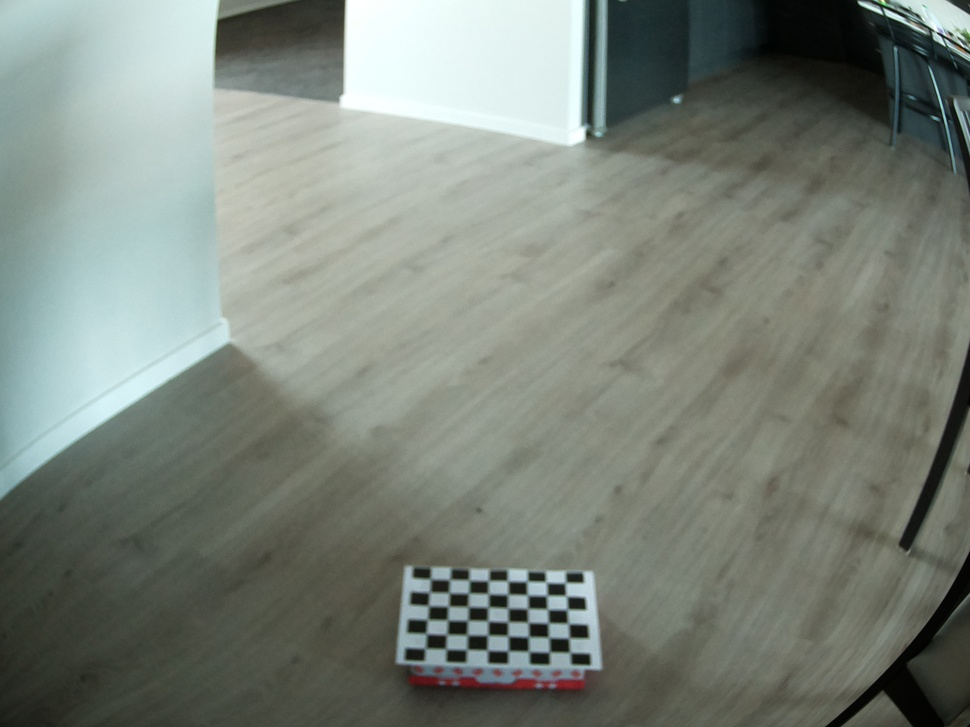
#> input picture images/cam0_img0.jpg_1remap.jpg, 970 x 727 px, shrunk from 4056 x 3040 before the run; its folder holds only this picture in this run
$ python my_cam_calibration.py
#> lines starting #> are read from the running program, lines starting #| are printed output that depends on the picture; long printed decimals are rounded
### camera_calibration.py
#!/usr/bin/env python3
# -*- coding: utf-8 -*-
"""
Created on Tue Feb 13 11:03:39 2018

@author: abhijit
"""

# Python 2/3 compatibility
from __future__ import print_function
# this is important else throws error
from mpl_toolkits.mplot3d import Axes3D

from matplotlib import cm
from numpy import linspace

import numpy as np
import cv2
import matplotlib.pyplot as plt
# local modules

# built-in modules
import os
from multiprocessing.dummy import Pool as ThreadPool
import argparse
from argparse import RawTextHelpFormatter
import glob
import pickle
import pandas as pd


class Camera_Calibration_API:
    """ A complete API to calibrate camera with chessboard or symmetric_circles or asymmetric_circles.
        also runs on multi-threads

    Constructor keyword arguments:
    pattern_type --str: One of ['chessboard','symmetric_circles,'asymmetric_circles','custom'] (No default)
    pattern_rows --int: Number of pattern points along row (No default)
    pattern_columns --int: Number of pattern points along column (No default)
    distance_in_world_units --float: The distance between pattern points in any world unit. (Default 1.0)
    figsize: To set the figure size of the matplotlib.pyplot (Default (8,8))
    debug_dir --str: Optional path to a directory to save the images  (Default None)
                                 The images include :
                                 1.Points visulized on the calibration board
                                 2.Reprojection error plot
                                 3.Pattern centric and camera centric views of the calibration board
    term_criteria: The termination criteria for the subpixel refinement (Default: (cv2.TERM_CRITERIA_EPS + cv2.TERM_CRITERIA_COUNT, 30, 0.001))

    """

    def __init__(self,
                 pattern_type,
                 pattern_rows,
                 pattern_columns,
                 distance_in_world_units = 1.0,
                 figsize = (8,8),
                 debug_dir = None,
                 term_criteria = (cv2.TERM_CRITERIA_EPS + cv2.TERM_CRITERIA_COUNT, 30, 0.001)
                 ):

        pattern_types = ["chessboard","symmetric_circles","asymmetric_circles","custom"]

        assert pattern_type in pattern_types, "pattern type must be one of {}".format(pattern_types)

        self.pattern_type = pattern_type
        self.pattern_rows = pattern_rows
        self.pattern_columns = pattern_columns
        self.distance_in_world_units = distance_in_world_units
        self.figsize = figsize
        self.debug_dir = debug_dir
        self.term_criteria = term_criteria
        self.subpixel_refinement = True #turn on or off subpixel refinement
        # on for chessboard
        # off for circular objects
        # set accordingly for custom pattern
        # NOTE: turining on subpixel refinement for circles gives a very high
        # reprojection error.
        if self.pattern_type in ["asymmetric_circles","symmetric_circles"]:
            self.subpixel_refinement = False
            self.use_clustering = True
            # Setup Default SimpleBlobDetector parameters.
            self.blobParams = cv2.SimpleBlobDetector_Params()
            # Change thresholds
            self.blobParams.minThreshold = 8
            self.blobParams.maxThreshold = 255
            # Filter by Area.
            self.blobParams.filterByArea = True
            self.blobParams.minArea = 50     # minArea may be adjusted to suit for your experiment
            self.blobParams.maxArea = 10e5   # maxArea may be adjusted to suit for your experiment
            # Filter by Circularity
            self.blobParams.filterByCircularity = True
            self.blobParams.minCircularity = 0.8
            # Filter by Convexity
            self.blobParams.filterByConvexity = True
            self.blobParams.minConvexity = 0.87
            # Filter by Inertia
            self.blobParams.filterByInertia = True
            self.blobParams.minInertiaRatio = 0.01
        if self.pattern_type == "asymmetric_circles":
            self.double_count_in_column = True # count the double circles in asymmetrical circular grid along the column

        if self.debug_dir and not os.path.isdir(self.debug_dir):
            os.mkdir(self.debug_dir)

        print("The Camera Calibration API is initialized and ready for calibration...")

    @staticmethod
    def _splitfn(fn):
        path, fn = os.path.split(fn)
        name, ext = os.path.splitext(fn)
        return path, name, ext


    def _symmetric_world_points(self):
        x,y = np.meshgrid(range(self.pattern_columns),range(self.pattern_rows))
        prod = self.pattern_rows * self.pattern_columns
        pattern_points=np.hstack((x.reshape(prod,1),y.reshape(prod,1),np.zeros((prod,1)))).astype(np.float32)
        return(pattern_points)

    # [24 lines left out: function _asymmetric_world_points, not called in this run]

    def _chessboard_image_points(self,img):
        found, corners = cv2.findChessboardCorners(img,(self.pattern_columns,self.pattern_rows))
        return(found,corners)

    # [7 lines left out: function _circulargrid_image_points, not called in this run]

    def _calc_reprojection_error(self,figure_size=(8,8),save_dir=None):
        """
        Util function to Plot reprojection error
        """
        reprojection_error = []
        for i in range(len(self.calibration_df)):
            imgpoints2, _ = cv2.projectPoints(self.calibration_df.obj_points[i], self.calibration_df.rvecs[i], self.calibration_df.tvecs[i], self.camera_matrix, self.dist_coefs)
            temp_error = cv2.norm(self.calibration_df.img_points[i],imgpoints2, cv2.NORM_L2)/len(imgpoints2)
            reprojection_error.append(temp_error)
        self.calibration_df['reprojection_error'] = pd.Series(reprojection_error)
        avg_error = np.sum(np.array(reprojection_error))/len(self.calibration_df.obj_points)
        x = [os.path.basename(p) for p in self.calibration_df.image_names]
        y_mean = [avg_error]*len(self.calibration_df.image_names)
        fig,ax = plt.subplots()
        fig.set_figwidth(figure_size[0])
        fig.set_figheight(figure_size[1])
        # Plot the data
        ax.scatter(x,reprojection_error,label='Reprojection error', marker='o') #plot before
        # Plot the average line
        ax.plot(x,y_mean, label='Mean Reprojection error', linestyle='--')
        # Make a legend
        ax.legend(loc='upper right')
        for tick in ax.get_xticklabels():
            tick.set_rotation(90)
        # name x and y axis
        ax.set_title("Reprojection_error plot")
        ax.set_xlabel("Image_names")
        ax.set_ylabel("Reprojection error in pixels")

        if save_dir:
            plt.savefig(os.path.join(save_dir,"reprojection_error.png"))

        #plt.show()
        print("The Mean Reprojection Error in pixels is:  {}".format(avg_error))


    def calibrate_camera(self,
                         images_path_list,
                         threads = 4,
                         custom_world_points_function=None,
                         custom_image_points_function=None,
                         ):

        """ User facing method to calibrate the camera

        Keyword arguments

        images_path_list: A list containing full paths to calibration images (No default)
        threads --int: Number of threads to run the calibration (Default 4)
        custom_world_points_function --function: Must be given if pattern_type="custom", else leave at default (Default None)
        custom_image_points_function --function: Must be given if the patter_type="custom", else leave at default (Default None)

        A Note on custom_world_points_function() and custom_image_points_function()

        * custom_world_points_function(pattern_rows,pattern_columns):

        1) This function is responsible for calculating the 3-D world points of the given custom calibration pattern.
        2) Should take in two keyword arguments in the following order: Number of rows in pattern(int), Number of columns in pattern(int)
        3) Must return only a single numpy array of shape (M,3) and type np.float32 or np.float64 with M being the number of control points
           of the custom calibration pattern. The last column of the array (z axis) should be an array of 0
        4) The distance_in_world_units is not multiplied in this case. Hence, account for that inside the function before returning
        5) The world points must be ordered in this specific order : row by row, left to right in every row

        * custom_image_points_function(img,pattern_rows,pattern_columns):

        1) This function is responsible for finding the 2-D image points from the custom calibration image.
        2) Should take in 3 keyword arguments in the following order: image(numpy array),Number of rows in pattern(int), Number of columns in pattern(int)
        3) This must return 2 variables: return_value, image_points
        4) The first one is a boolean Representing whether all the control points in the calibration images are found
        5) The second one is a numpy array of shape (N,2) of type np.float32 containing the pixel coordinates or the image points of the control points.
           where N is the number of control points.
        6) This function should return True only if all the control points are detected (M = N)
        7) If all the control points are not detected, fillup the 2-D numpy array with 0s entirely and return with bool == False.


        OUTPUT
        Prints:
            The calibration log
            plots the reprojection error plot

        Returns:
                A dictionary with the follwing keys:
                    return_value of cv2.calibrate_camera --key:'rms'
                    camera intrinsic matrix --key: 'intrinsic_matrix'
                    distortion coeffs --key: 'distortion_coefficients'

        Saves:
            Optionally saves the following images if debug directory is specified in the constructor
                                 1.Points visulized on the calibration board
                                 2.Reprojection error plot

        """
#> called with threads = 4

        if self.pattern_type == "custom":
            assert custom_world_points_function is not None, "Must implement a custom_world_points_function for 'custom' pattern "
            assert custom_image_points_function is not None, "Must implement a custom_image_points_function for 'custom' pattern"

        # initialize place holders
        img_points = []
        obj_points = []
        working_images = []
        images_path_list.sort()
        print("There are {} {} images given for calibration".format(len(images_path_list),self.pattern_type))

        if self.pattern_type == "chessboard":
            pattern_points = self._symmetric_world_points() * self.distance_in_world_units

        elif self.pattern_type == "symmetric_circles":
            pattern_points = self._symmetric_world_points() * self.distance_in_world_units
            blobDetector = cv2.SimpleBlobDetector_create(self.blobParams)
            flags = cv2.CALIB_CB_SYMMETRIC_GRID
            if self.use_clustering:
                flags = cv2.CALIB_CB_SYMMETRIC_GRID + cv2.CALIB_CB_CLUSTERING

        elif self.pattern_type == "asymmetric_circles":
            pattern_points = self._asymmetric_world_points() * self.distance_in_world_units
            blobDetector = cv2.SimpleBlobDetector_create(self.blobParams)
            flags = cv2.CALIB_CB_ASYMMETRIC_GRID
            if self.use_clustering:
                flags = cv2.CALIB_CB_ASYMMETRIC_GRID + cv2.CALIB_CB_CLUSTERING

        elif self.pattern_type == "custom":
            pattern_points = custom_world_points_function(self.pattern_rows,self.pattern_columns)

        h, w = cv2.imread(images_path_list[0], 0).shape[:2]
#> h = 727; w = 970

        def process_single_image(img_path):
#> called with img_path = 'images/cam0_img0.jpg_1remap.jpg'
            print("Processing {}".format(img_path))
            img = cv2.imread(img_path,0) # gray scale
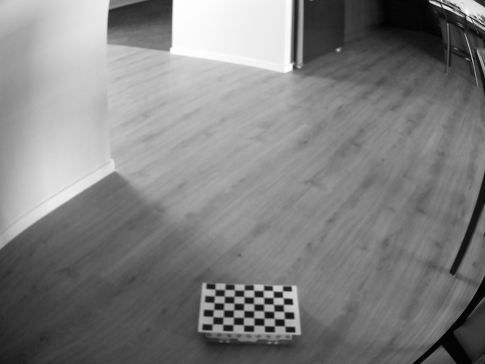
#> img: shape (727, 970) (shown at 1/2 size); min 0, max 255, mean 128.1
            if img is None:
                print("Failed to load {}".format(img_path))
                return None

            assert w == img.shape[1] and h == img.shape[0],"All the images must have same shape"

            if self.pattern_type == "chessboard":
                found,corners = self._chessboard_image_points(img)
#> in _chessboard_image_points, `found, corners = cv2.findChessboardCorners(img,(self.pattern_columns,s..`: found = True; corners = 48 rows, first 8: [425.5, 648.5], [425.7, 634.2], [427.3, 618], [428.5, 605.9], [428.2, 592.5], [431, 581], [445.9, 648.8], [446.2, 634.6]
#> found = True
            elif self.pattern_type == "asymmetric_circles" or self.pattern_type == "symmetric_circles":
                found,corners = self._circulargrid_image_points(img,flags,blobDetector)

            elif self.pattern_type == "custom":
                found,corners = custom_image_points_function(img,self.pattern_rows,self.pattern_columns)
                assert corners[0] == pattern_points[0], "custom_image_points_function should return a numpy array of length matching the number of control points in the image"

            if found:
                #self.working_images.append(img_path)
                if self.subpixel_refinement:
                    corners2 = cv2.cornerSubPix(img, corners, (11, 11), (-1, -1), self.term_criteria)
#> corners2 = 48 rows, first 8: [425.7, 650.3], [426.3, 633.6], [427.5, 619.5], [428.6, 605.5], [429.1, 599.7], [429.9, 585.3], [445.5, 650.4], [446.7, 634.5]
                else:
                    corners2 = corners.copy()

                if self.debug_dir:
                    vis = cv2.cvtColor(img, cv2.COLOR_GRAY2BGR)
                    cv2.drawChessboardCorners(vis, (self.pattern_columns,self.pattern_rows), corners2, found)
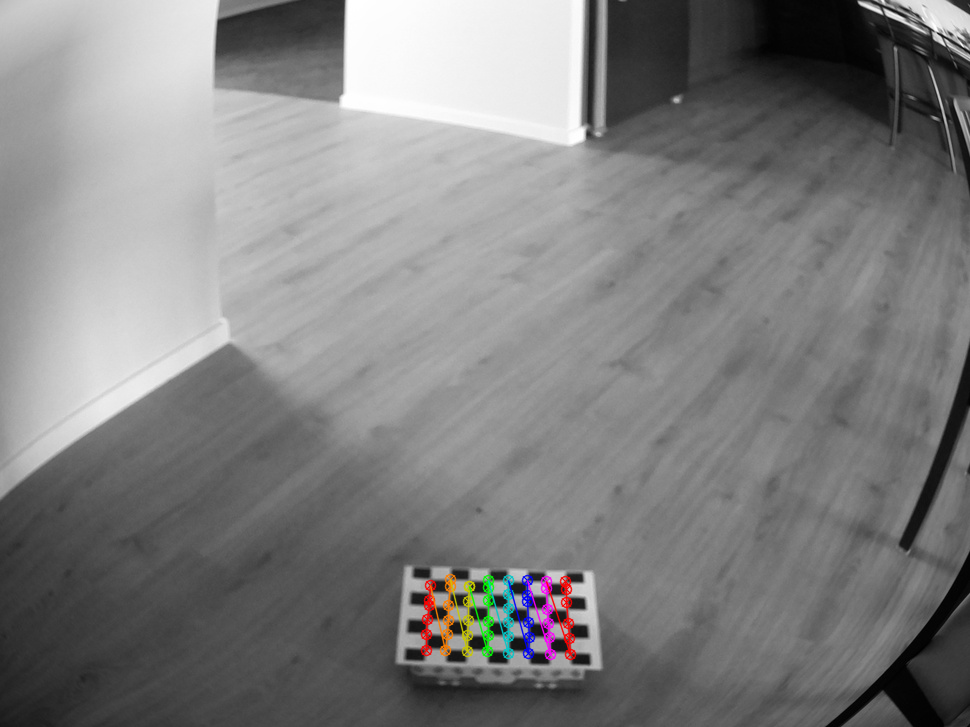
#> vis: shape (727, 970, 3); mean B, G, R 128, 128, 128.3
                    path, name, ext = self._splitfn(img_path)
                    outfile = os.path.join(self.debug_dir, name + '_pts_vis.jpg')
                    cv2.imwrite(outfile, vis)

            else:
                print("Calibration board NOT FOUND")
                return(None)
            print("Calibration board FOUND")
            return(img_path,corners2,pattern_points)

        threads_num = int(threads)
        if threads_num <= 1:
            calibrationBoards = [process_single_image(img_path) for img_path in images_path_list]
        else:
            print("Running with %d threads..." % threads_num)
            pool = ThreadPool(threads_num)
            calibrationBoards = pool.map(process_single_image, images_path_list)
#> calibrationBoards = 1 item

        calibrationBoards = [x for x in calibrationBoards if x is not None]
        for (img_path,corners, pattern_points) in calibrationBoards:
            working_images.append(img_path)
            img_points.append(corners)
            obj_points.append(pattern_points)
#> this loop made 1 pass
#> after the loop, img_points = 1 item; obj_points = 1 item; working_images = 1 item

        # combine it to a dataframe
        self.calibration_df = pd.DataFrame({"image_names":working_images,
                                       "img_points":img_points,
                                       "obj_points":obj_points,
                                       })
#> self.calibration_df = table of 1 rows and 3 columns
        self.calibration_df.sort_values("image_names")
        self.calibration_df = self.calibration_df.reset_index(drop=True)

        # calibrate the camera
        self.rms, self.camera_matrix, self.dist_coefs, rvecs, tvecs = cv2.calibrateCamera(self.calibration_df.obj_points, self.calibration_df.img_points, (w, h), None, None)
#> self.rms = 2.88; self.camera_matrix = [[631.3, 0, 571.1], [0, 317.7, 331.6], [0, 0, 1]]; self.dist_coefs = [[-0.348, 0.37, -0.0369, -0.0728, 0.037]]; rvecs = ([-0.0436, 0.303, -1.68],); tvecs = ([-193.5, 1305.3, 1289.9],)

        self.calibration_df['rvecs'] = pd.Series(rvecs)
        self.calibration_df['tvecs'] = pd.Series(tvecs)

        print("\nRMS:", self.rms)
#| RMS: 2.877
        print("camera matrix:\n", self.camera_matrix)
#| camera matrix:
#|  [[631.259   0.         571.105]
#|  [  0.         317.683 331.615]
#|  [  0.           0.           1.        ]]
        print("distortion coefficients: ", self.dist_coefs.ravel())
#| distortion coefficients:  [-0.3475  0.3703 -0.03689 -0.07282  0.03704]
        # plot the reprojection error graph
        self._calc_reprojection_error(figure_size=self.figsize,save_dir=self.debug_dir)
#> the loop in _calc_reprojection_error, `for i in range(len(self.calibration_df)):` made 1 pass
#> temp_error on pass 1: 0.415
#> after the loop in _calc_reprojection_error, `for i in range(len(self.calibration_df)):`: reprojection_error = [0.415]
#> in _calc_reprojection_error, `avg_error = np.sum(np.array(reprojection_error))/len(self.calibration_..`: avg_error = 0.415
#> in _calc_reprojection_error, `y_mean = [avg_error]*len(self.calibration_df.image_names)`: y_mean = [0.415]
#| The Mean Reprojection Error in pixels is:  0.4153

        result_dictionary = {
                             "rms":self.rms,
                             "intrinsic_matrix":self.camera_matrix,
                             "distortion_coefficients":self.dist_coefs,
                             "rvecs":rvecs,
                             "tvecs":tvecs,
                             }
#> result_dictionary = {'rms': 2.88, 'intrinsic_matrix': [[631.3, 0, 571.1], [0, 317.7, 331.6], [0, 0, 1]], 'distortion_coefficients': [[-0.348, 0.37, -0.0369, -0.0728, 0.037]], 'rvecs': ([-0.0436, 0.303, -1.68],), 'tvecs': ([-193.5, 1305.3, 1289.9],)}

        return(result_dictionary)

    # [295 lines left out: functions visualize_calibration_boards, _inverse_homogeneoux_matrix, _transform_to_matplotlib_frame, _create_camera_model, _create_board_model, _draw_camera_boards and 1 more, not called in this run]
#################################################################################################################

# [39 lines that do not run on import are left out]

### my_cam_calibration.py
import sys
import os
sys.path.append("../../")
from camera_calibration import Camera_Calibration_API
import glob
import cv2
import numpy as np

images_path_list = glob.glob("C:/Users/Terry/Documents/GitHub/camera_calibration_API/images/*.jpg")
path = "C:/Users/Terry/Documents/GitHub/camera_calibration_API"
print(len(images_path_list))

chessboard_dimensions = (6, 8)  #num rows, num columns
square_edge_length = 42.50  # mm
refine = False
alpha = 1     #between 0 and 1 inclusive
refine_threshold = 0.20


chessboard = Camera_Calibration_API(pattern_type="chessboard", pattern_rows=chessboard_dimensions[1], pattern_columns=chessboard_dimensions[0], distance_in_world_units=square_edge_length, debug_dir=os.path.join(path, "debug"))
results = chessboard.calibrate_camera(images_path_list)
#> results has the same summary as result_dictionary in calibrate_camera

np.savetxt(os.path.join(path, 'results', 'rvecs.txt'), results['rvecs'][0], fmt='%.8f', delimiter=',')
np.savetxt(os.path.join(path, 'results', 'tvecs.txt'), results['tvecs'][0], fmt='%.8f', delimiter=',')

np.savetxt(os.path.join(path, 'results', 'rms.txt'), np.full(1, results['rms']), fmt='%.8f', delimiter=',')
np.savetxt(os.path.join(path, 'results', 'cam_mtx.txt'), results['intrinsic_matrix'], fmt='%.8f', delimiter=',')
np.savetxt(os.path.join(path, 'results', 'cam_dist.txt'), results['distortion_coefficients'], fmt='%.8f', delimiter=',')

h, w = cv2.imread(images_path_list[0], 0).shape[:2]
newcammtx, roi = cv2.getOptimalNewCameraMatrix(results['intrinsic_matrix'], results['distortion_coefficients'], (w,h), alpha, (w,h))
#> newcammtx = [[594.3, 0, 475.6], [0, 408.6, 358.7], [0, 0, 1]]; roi = (352, 213, 310, 307)
mapx, mapy = cv2.initUndistortRectifyMap(results['intrinsic_matrix'], results['distortion_coefficients'], None, newcammtx, (w,h), 5)
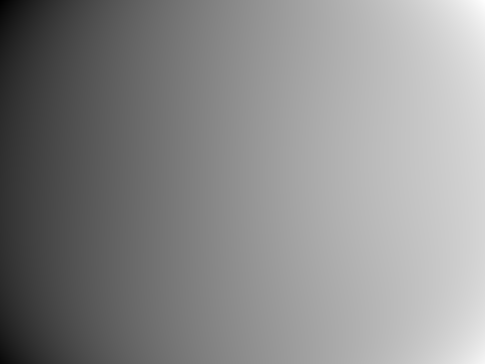
#> mapx: shape (727, 970) float32 (shown at 1/2 size); min -268, max 1207, mean 538.3; drawn with min black and max white
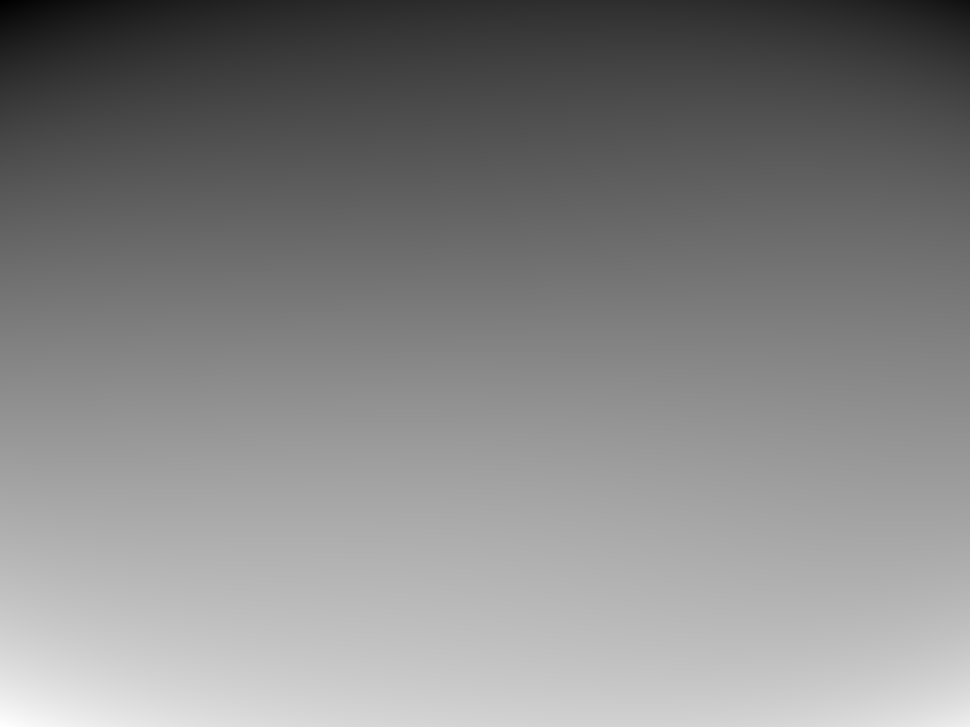
#> mapy: shape (727, 970) float32; min -112.4, max 724.8, mean 323.3; drawn with min black and max white
print("New Camera Matrix: \n")
print(newcammtx)
#| [[594.268    0.         475.589]
#|  [  0.         408.599 358.726]
#|  [  0.           0.           1.        ]]

np.savetxt(os.path.join(path, 'results', 'cam_mtx_new.txt'), newcammtx, fmt='%.8f', delimiter=',')
np.savetxt(os.path.join(path, 'results', 'roi.txt'), roi, fmt='%i', delimiter=',')

for image in images_path_list:
    img = cv2.imread(image)
#> img is the input picture: shape (727, 970, 3); mean B, G, R 122.6, 131.5, 123.6
#> (the rest of the program and of its run is left out)
